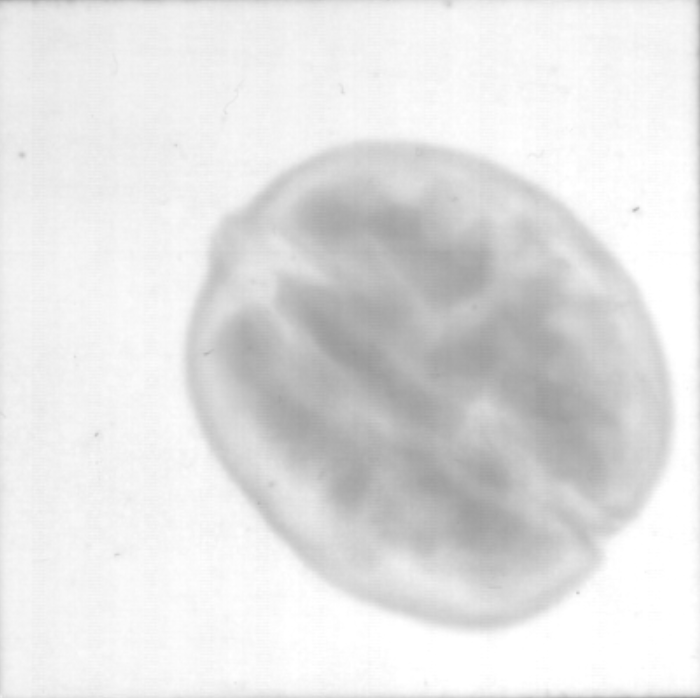
#> input picture Baseline/Image Enhancement/USM/2.png, 700 x 698 px
$ python Binary_Mask.py
#> lines starting #> are read from the running program, lines starting #| are printed output that depends on the picture; after the words box and inside, x2 and y2 are one past the last pixel; in counts of white or black regions, pixels touching at a corner belong together
#> further down, src is the input picture: shape (698, 700, 3); min 152, max 255, mean 226.5
import cv2 as cv
import numpy as np

# 方法1：直接灰度 + Otsu二值化
def method_1(image):
    gray = cv.cvtColor(image, cv.COLOR_BGR2GRAY)
    t, binary = cv.threshold(gray, 0, 255, cv.THRESH_BINARY | cv.THRESH_OTSU)
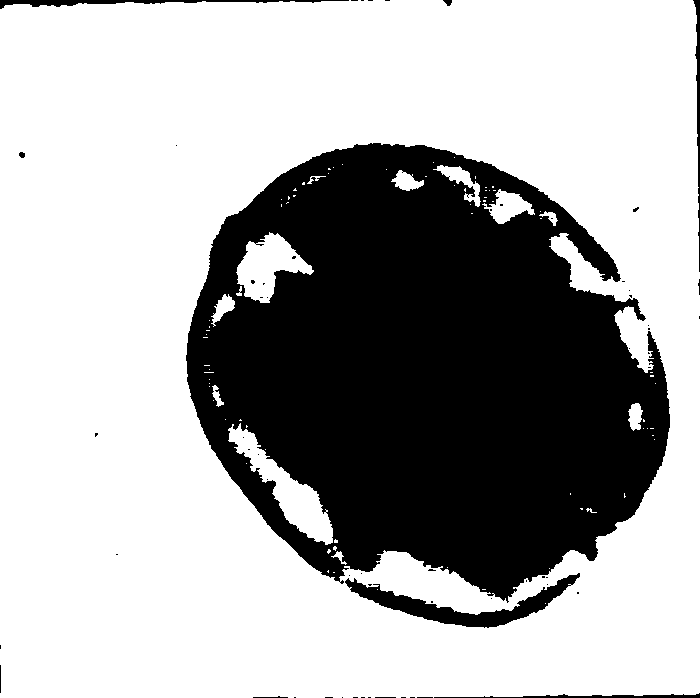
#> binary: shape (698, 700); 67.7% white; 62 black regions (52 under 20 px), largest, box (x1, y1, x2, y2) and area: (186, 143, 670, 603) 151920, (345, 573, 580, 628) 3403, (0, 0, 349, 9) 1064
#> t = 217
    return binary

# 方法2：高斯模糊 + 灰度 + Otsu二值化
def method_2(image):
    blurred = cv.GaussianBlur(image, (3, 3), 0)
    gray = cv.cvtColor(blurred, cv.COLOR_BGR2GRAY)
    t, binary = cv.threshold(gray, 0, 255, cv.THRESH_BINARY | cv.THRESH_OTSU)
    return binary

# 方法3：均值漂移 + 灰度 + Otsu二值化
def method_3(image):
    blurred = cv.pyrMeanShiftFiltering(image, 10, 100)
    gray = cv.cvtColor(blurred, cv.COLOR_BGR2GRAY)
    t, binary = cv.threshold(gray, 0, 255, cv.THRESH_BINARY | cv.THRESH_OTSU)
    return binary

# 读取原图像
src = cv.imread("2.png")

# 选择一种方法处理（可切换为 method_1 / method_2 / method_3）
ret = method_1(src)

# 取反二值图，黑变白，白变黑.只保留黑色区域对应的原图像素
# ret_inv = cv.bitwise_not(ret)

# 使用 binary 作为掩膜，只保留白色区域对应的原图像素
masked = cv.bitwise_and(src, src, mask=ret)
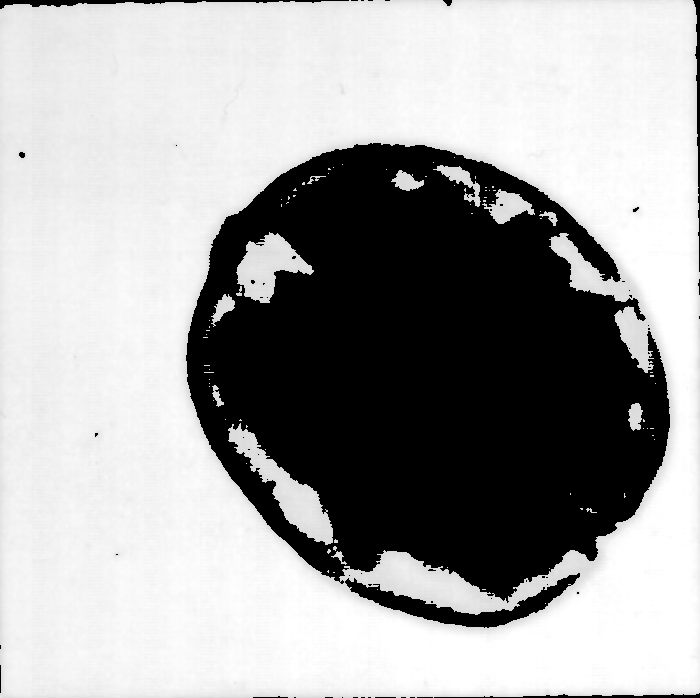
#> masked: shape (698, 700, 3); min 0, max 255, mean 164.5

# 显示最终结果
cv.imwrite("2Binary.png", ret)      # 保存二值图
cv.imwrite("2Masked.png", masked)   # 保存掩膜图

$ run again, with Baseline/Image Enhancement/USM/4.png copied over Baseline/Image Enhancement/USM/2.png
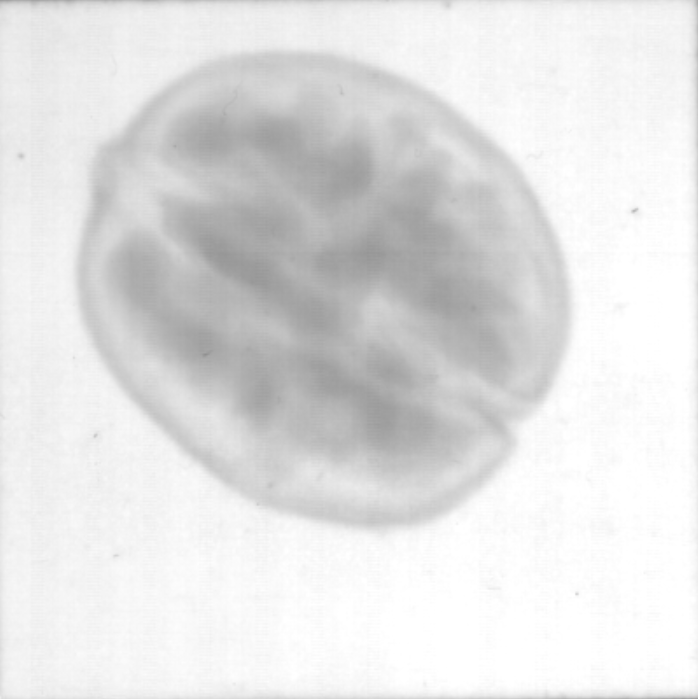
#> input picture Baseline/Image Enhancement/USM/4.png, 698 x 699 px
#> src is the input picture: shape (699, 698, 3); min 144, max 255, mean 225.9
#> in method_1, `t, binary = cv.threshold(gray, 0, 255, cv.THRESH_BINARY | cv.THRESH_OT..`:
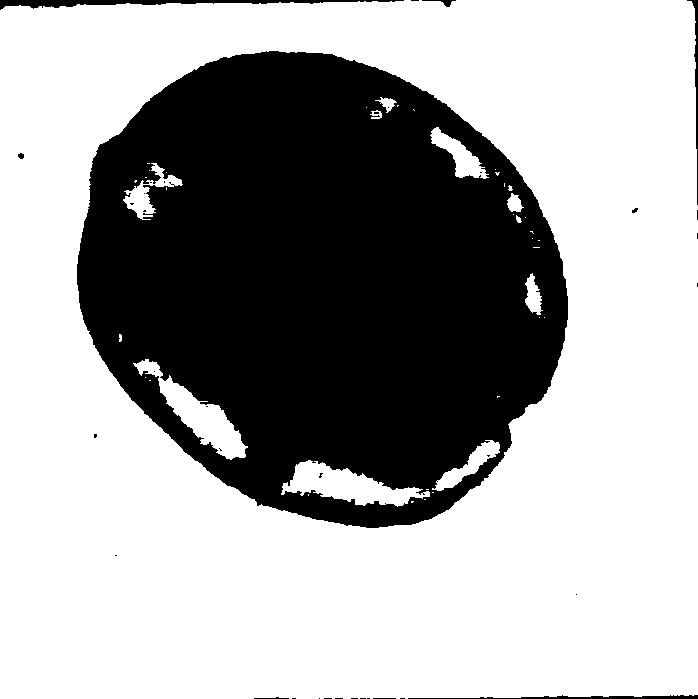
#> binary: shape (699, 698); 65.3% white; 37 black regions (28 under 20 px), largest, box (x1, y1, x2, y2) and area: (77, 51, 568, 528) 166432, (0, 0, 404, 10) 1557, (408, 695, 698, 699) 601
#> t = 217
#> `masked = cv.bitwise_and(src, src, mask=ret)`:
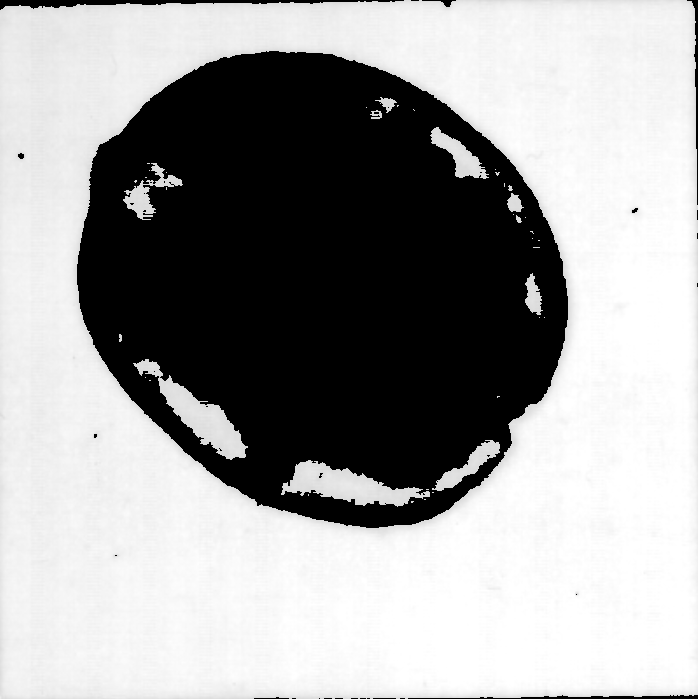
#> masked: shape (699, 698, 3); min 0, max 255, mean 159.9
